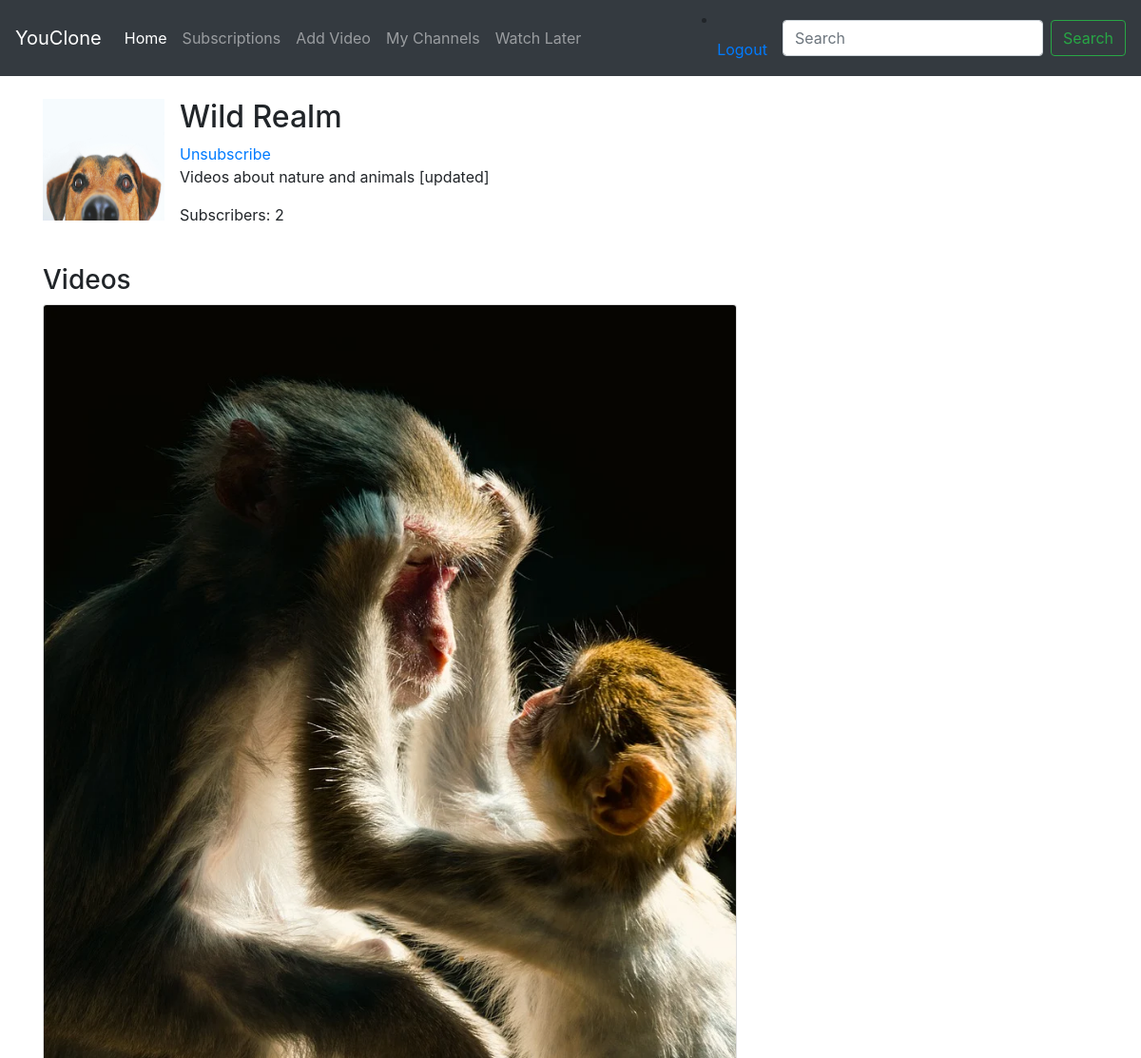
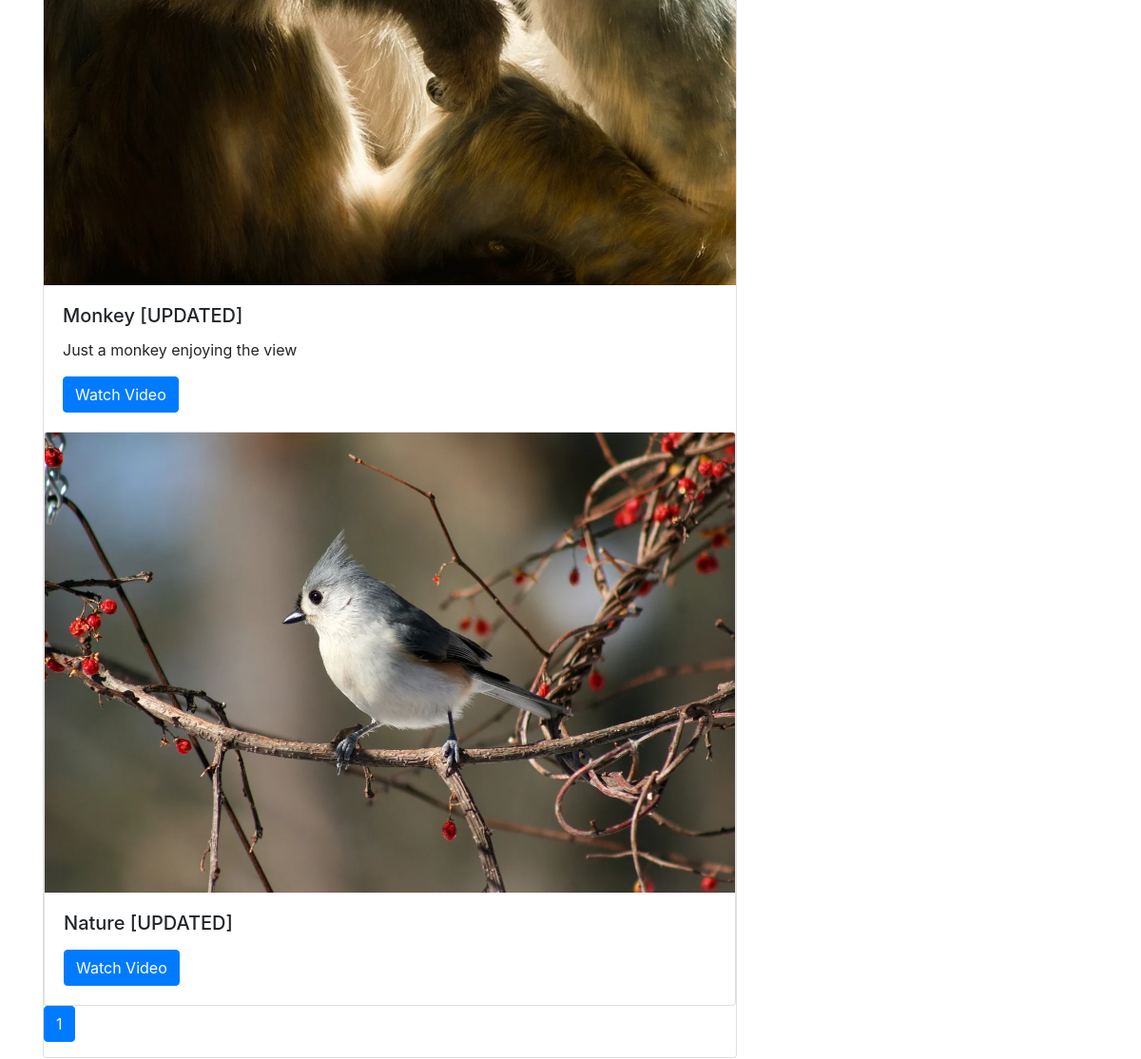
The app's page /channel/4 (signed in) with its own data (2 pictures, top to bottom).
### channel/models.py (models this page shows, shortened)
class Channel(models.Model):
    DEFAULT_AVATAR = 'avatars/default_avatar.jpg'
    name = models.CharField(max_length=30)
    user = models.ForeignKey(User, null=True, on_delete=models.CASCADE)
    description = models.TextField(max_length=5000, blank=True)
    subscribers = models.ManyToManyField(User, related_name='channel_subscribers', blank=True)
    creation_date = models.DateTimeField(auto_now_add=True)
    avatar = models.ImageField(default=DEFAULT_AVATAR, upload_to='avatars/', blank=True, null=True)
    def subscriber_count(self):
        return self.subscribers.count()
    def subscription_status(self, user):
        return self.subscribers.filter(pk=user.id).exists()

### video/models.py (models this page shows, shortened)
class Video(models.Model):
    DEFAULT_THUMBNAIL = 'thumbnails/default_thumbnail.jpg'
    title = models.CharField(max_length=80)
    user = models.ForeignKey(User, on_delete=models.CASCADE)
    channel = models.ForeignKey(Channel, null=True, on_delete=models.CASCADE)
    file = models.FileField(upload_to='videos/', validators=[validate_file_extension])
    thumbnail = models.ImageField(default=DEFAULT_THUMBNAIL, upload_to='thumbnails/', blank=True, null=True)
    description = models.TextField(max_length=5000, blank=True, null=True)
    upload_date = models.DateTimeField(auto_now_add=True)
    tag = models.ManyToManyField(Tag, blank=True)
    likes = models.ManyToManyField(User, related_name='video_like')
    dislikes = models.ManyToManyField(User, related_name='video_dislike')
    views = models.IntegerField(default=0)
    def get_absolute_url(self):
        return reverse('video:video-detail', kwargs={'pk': self.pk})

### channel/views.py (the view)
# urls.py: path('channel/<int:pk>', views.channel_detail, name='channel-detail'),
def channel_detail(request, pk):
    channel, context = get_channel(request, pk)
    if request.user == channel.user:
        return redirect('channel:creator-channel-detail', pk=pk)
    context['subscription_status'] = channel.subscription_status(request.user)
    return render(request, 'channel/channel_detail.html', context)

### channel/views.py (called while the page is built)
def get_channel(request, pk):
    channel = get_object_or_404(Channel, pk=pk)
    video_list = Video.objects.filter(channel_id=pk).order_by('-upload_date')
    paginator = Paginator(video_list, 20)
    page_number = request.GET.get('page')
    page_obj = paginator.get_page(page_number)
    context = {
        'channel': channel,
        'page_obj': page_obj
    }
    return channel, context

### channel/templates/channel/channel_detail.html (shortened to what this page needs)
{% extends 'video/base.html' %}
{% block content %}
    <div class="container mt-4">
        <div class="row">
            <div class="col-md-8">
                <div class="media">
                    <img src="{{ channel.avatar.url }}" class="mr-3" alt="{{ channel.name }} Avatar" width="128"
                         height="128">
                    <div class="media-body">
                        <h2 class="mt-0">{{ channel.name }}</h2>
                        {% if subscription_status %}
                            <a href="{% url 'channel:subscribe' channel.id %}">Unsubscribe</a>
                        {% else %}
                            <a href="{% url 'channel:subscribe' channel.id %}">Subscribe</a>
                        {% endif %}
                        <p>{{ channel.description }}</p>
                        <p>Subscribers: {{ channel.subscriber_count }}</p>
                    </div>
                </div>
                <div class="mt-4">
                    <h3>Videos</h3>
                    {% for video in page_obj %}
                        <div class="card">
                        <img src="{{ video.thumbnail.url }}" class="card-img-top" alt="Video Thumbnail">
                        <div class="card-body">
                            <h5 class="card-title">{{ video.title }}</h5>
                            <p class="card-text">{{ video.description }}</p>
                            <a href="{{ video.get_absolute_url }}" class="btn btn-primary">Watch Video</a>
                        </div>
                    {% endfor %}
                    </div>
                    <nav aria-label="Page navigation example">
                        <ul class="pagination">
                            <li class="page-item active">
                                <a class="page-link" href="#">{{ page_obj.number }}</a>
                            </li>
                        </ul>
                    </nav>
                </div>
            </div>
        </div>
    </div>
{% endblock %}

### records on screen
Channel: avatar (placeholder picture), name "Wild Realm", description "Videos about nature and animals [updated]", subscriber_count "2"
Video: thumbnail (picture), title "Monkey [UPDATED]", description "Just a monkey enjoying the view"
Video: thumbnail (picture), title "Nature [UPDATED]"

### other values on screen
{{ page_obj.number }} "1"
